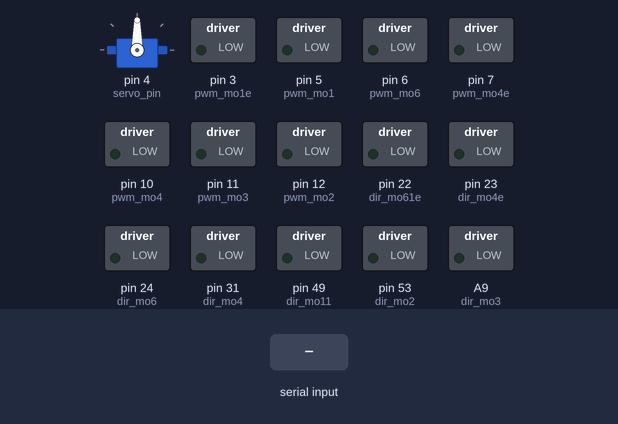
Simulated run of this sketch. Board: Arduino Mega 2560, built with avr-gcc and run on an emulated ATmega2560. Parts: servo, switched loads named in the sketch (green lamp = pin HIGH). The inputs (shaded band) are chosen by the test bench.

Above: at 1.2 s.
1.3 s: "90,45,200,10,150,30\n" received over Serial
At 1.7 s:
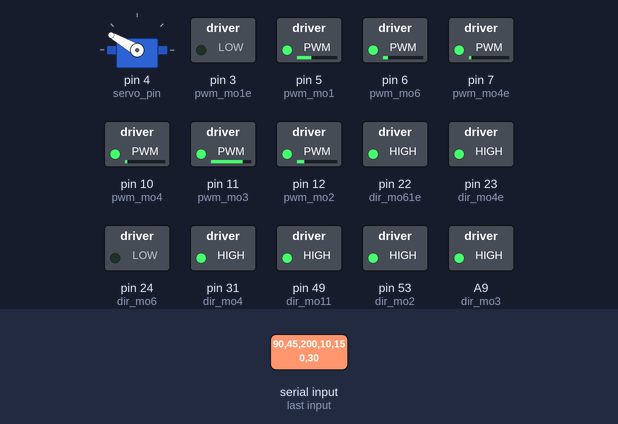
2.8 s: "30,150,10,200,45,90\n" received over Serial
At 4.1 s:
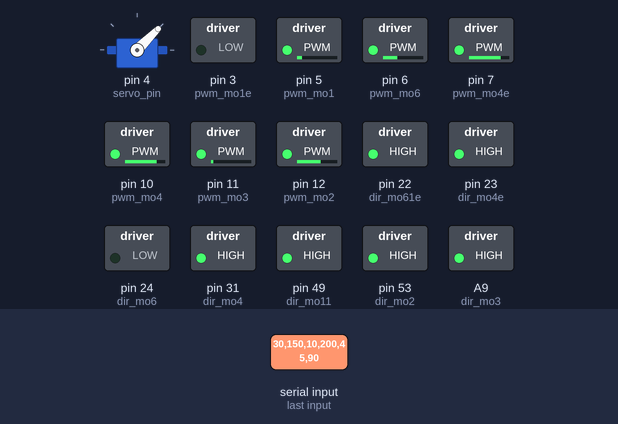
Timing chart, 0 to 5.8 s (numbered marks = the images above; inputs shaded):
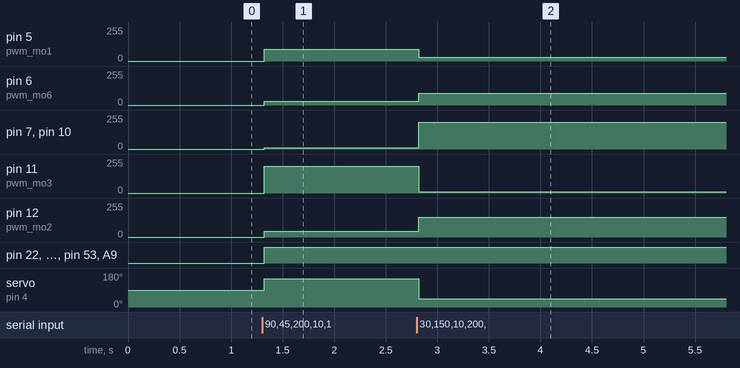

The sketch:

soil_collection.ino
```cpp
#include <Servo.h>
Servo myservo;


int motor_1,motor_2,motor_3,motor_4,servo,motor_6;
int pwm_mo1=5,pwm_mo2=12,pwm_mo3=11,pwm_mo4=10,pwm_mo6=6;//,pwm_mo5=9;
//hercules pins
int dir_mo11=49,dir_mo12=51;
//cytron pins
int dir_mo2=53;
int dir_mo3=A9;
int dir_mo4=31;
//int dir_mo5=28;
int dir_mo6=24;
//////////////////////////////////////////////////////////////////////////////////////////////////
//EXTRA//
// "e" suffix represent extra////
// for motor1(hercules)
int pwm_mo1e=3;
int dir_mo11e=43;
int dir_mo12e=39;
// for motor2 (l293d)
int pwm_mo2e=3;
int dir_mo21e=43;
int dir_mo22e=41;
//for motor3  (l293d)
int pwm_mo3e=3;
int dir_mo31e=39;
int dir_mo32e=37;
// for motor4 (cytron)
int pwm_mo4e=7;
int dir_mo4e=23;
/*//// for motor5 (cytron)
int pwm_mo5e=8;
int dir_mo5e=27;
*/

//servo pins
int servo_pin=4;
//int servo_vcc=28;


////// for motor6 (hercules)
int pwm_mo6e=6;
int dir_mo61e=22;
int dir_mo62e=24;
/////////////////////////////////////////////////////////////////
void setup()
{
    Serial.begin(9600);
    pinMode(dir_mo11, OUTPUT);
    pinMode(dir_mo12, OUTPUT);
    pinMode(dir_mo2, OUTPUT);
    pinMode(dir_mo3, OUTPUT);
    pinMode(dir_mo4, OUTPUT);
    //pinMode(dir_mo5, OUTPUT);
    pinMode(dir_mo6, OUTPUT);
    pinMode(pwm_mo1, OUTPUT);
    pinMode(pwm_mo2, OUTPUT);
    pinMode(pwm_mo3, OUTPUT);
    pinMode(pwm_mo4, OUTPUT);
   // pinMode(pwm_mo5, OUTPUT);
    pinMode(pwm_mo6, OUTPUT);


    digitalWrite(pwm_mo1,0);
    digitalWrite(pwm_mo2,0);
    digitalWrite(pwm_mo3,0);
    digitalWrite(pwm_mo4,0);
  //  digitalWrite(pwm_mo5,0);
    digitalWrite(pwm_mo6,0);
///////////////////////////////////////////////////////////////////////

    pinMode(dir_mo11e, OUTPUT);
    pinMode(dir_mo12e, OUTPUT);
    //pinMode(dir_mo2e, OUTPUT);
    //pinMode(dir_mo3, OUTPUT);
    pinMode(dir_mo4e, OUTPUT);
   // pinMode(dir_mo5e, OUTPUT);
    pinMode(dir_mo61e, OUTPUT);
    pinMode(dir_mo62e, OUTPUT);
    pinMode(pwm_mo1e, OUTPUT);
    //pinMode(pwm_mo2, OUTPUT);
    //pinMode(pwm_mo3, OUTPUT);
    pinMode(pwm_mo4e, OUTPUT);
    //pinMode(pwm_mo5e, OUTPUT);
    pinMode(pwm_mo6e, OUTPUT);


    digitalWrite(pwm_mo1e,0);
    //digitalWrite(pwm_mo2,0);
   // digitalWrite(pwm_mo3,0);
    digitalWrite(pwm_mo4e,0);
   // digitalWrite(pwm_mo5e,0);
    digitalWrite(pwm_mo6e,0);

    pinMode(servo_pin,OUTPUT);
//    pinMode(servo_vcc,OUTPUT);

   //  digitalWrite(servo_vcc,HIGH);

   myservo.attach(servo_pin);

}
void loop()
{
   Serial.setTimeout(5000000);
   while(Serial.available()== 0){};
   motor_1=Serial.parseInt();
   motor_2=Serial.parseInt();
   motor_3=Serial.parseInt();
   motor_4=Serial.parseInt();
   servo=Serial.parseInt();
   motor_6=Serial.parseInt();
   if(motor_1>0)
   {
      digitalWrite(dir_mo11,1);
      digitalWrite(dir_mo12,0);
      analogWrite(pwm_mo1,motor_1);
  ///////////////////////////////////////

   }
   else
   {
      digitalWrite(dir_mo11,0);
      digitalWrite(dir_mo12,1);
      analogWrite(pwm_mo1,(-1*motor_1));
      ///////////////////////////////////////


   }//0,0,0,0,0,0*
    if(motor_2>0)
   {
      digitalWrite(dir_mo2,1);
      analogWrite(pwm_mo2,motor_2);
   }
   else
   {
      digitalWrite(dir_mo2,0);
      analogWrite(pwm_mo2,(-1*motor_2));
   }
   if(motor_3>0)
   {
      digitalWrite(dir_mo3,1);
      analogWrite(pwm_mo3,motor_3);
   }
   else
   {
      digitalWrite(dir_mo3,0);
      analogWrite(pwm_mo3,(-1*motor_3));
   }

   if(motor_4>0)
   {
      digitalWrite(dir_mo4,1);
      analogWrite(pwm_mo4,motor_4);
      ////////////////////////////////////
        digitalWrite(dir_mo4e,1);
      analogWrite(pwm_mo4e,motor_4);
   }
   else
   {
      digitalWrite(dir_mo4,0);
      analogWrite(pwm_mo4,(-1*motor_4));
      ///////////////////////////////////////
      digitalWrite(dir_mo4e,0);
      analogWrite(pwm_mo4e,(-1*motor_4));
   }

   //servo
   myservo.write(servo);

   if(motor_6>0)
   {
      digitalWrite(dir_mo6,1);
      analogWrite(pwm_mo6,motor_6);
      /////////////////////////////////////
     digitalWrite(dir_mo61e,1);
      digitalWrite(dir_mo62e,0);
      analogWrite(pwm_mo6e,motor_6);

   }
   else
   {
      digitalWrite(dir_mo6,0);
      analogWrite(pwm_mo6,(-1*motor_6));
          /////////////////////////////////////
      digitalWrite(dir_mo61e,0);
      digitalWrite(dir_mo62e,1);
      analogWrite(pwm_mo6e,(-1*motor_6));
      ///////////////////////////////////////////

   }

}
```

Measured:
- after the input at 1.3 s, pin 5 (pwm_mo1): 0/255 → 90/255 at once; pin 6 (pwm_mo6): 0/255 → 30/255 at once; pin 7 (pwm_mo4e), pin 10 (pwm_mo4): 0/255 → 10/255 at once; pin 11 (pwm_mo3): 0/255 → 200/255 at once; pin 12 (pwm_mo2): 0/255 → 45/255 at once
- after the input at 2.8 s, pin 5 (pwm_mo1): 90/255 → 30/255 at once; pin 6 (pwm_mo6): 30/255 → 90/255 at once; pin 7 (pwm_mo4e), pin 10 (pwm_mo4): 10/255 → 200/255 at once; pin 11 (pwm_mo3): 200/255 → 10/255 at once; pin 12 (pwm_mo2): 45/255 → 150/255 at once
